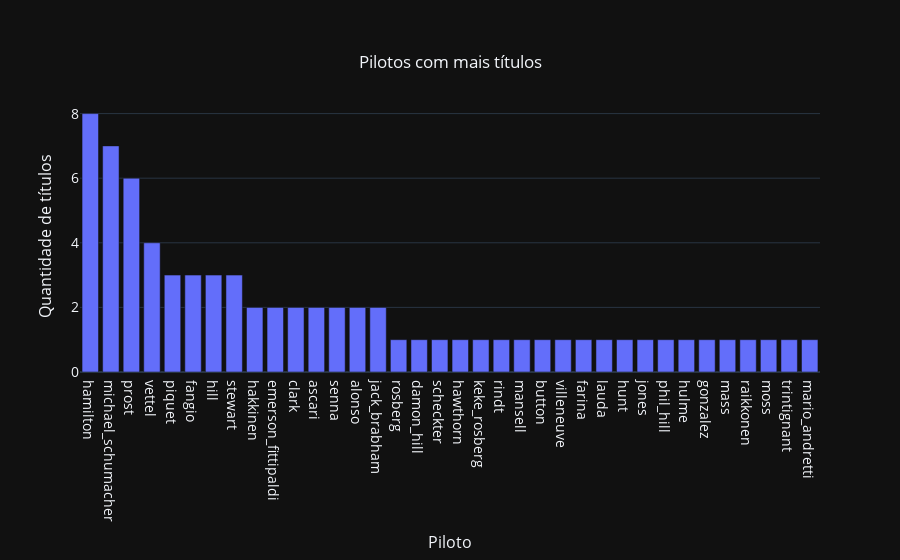

This figure's notebook cell:
### Code cell
fig = go.Figure(data=[go.Bar(
    x=campeoes['piloto'],
    y=campeoes['titulos']
    #hovertext = dfresulrac[(dfresulrac['year']== 2008)].sort_values(by=['constructorRef'])['nationality_y']
)])
fig.update_layout(title={
        'text': "Pilotos com mais títulos",
        'y':0.9,
        'x':0.5,
        'xanchor': 'center',
        'yanchor': 'top'}, 
                  yaxis=dict(
                            title='Quantidade de títulos',
                            titlefont_size=16,
                            tickfont_size=14),
                  xaxis=dict(
                            title='Piloto',
                            titlefont_size=16,
                            tickfont_size=14),
                  template = "plotly_dark"
                  )

### Figure 1 — Plotly figure (JSON) as saved in the notebook; plotly's stock layout.template omitted (floating-point values rounded to 4 significant figures)
{"data": [{"type": "bar", "x": ["hamilton", "michael_schumacher", "prost", "vettel", "piquet", "fangio", "hill", "stewart", "hakkinen", "emerson_fittipaldi", "clark", "ascari", "senna", "alonso", "jack_brabham", "rosberg", "damon_hill", "scheckter", "hawthorn", "keke_rosberg", "rindt", "mansell", "button", "villeneuve", "farina", "lauda", "hunt", "jones", "phil_hill", "hulme", "gonzalez", "mass", "raikkonen", "moss", "trintignant", "mario_andretti"], "y": [8, 7, 6, 4, 3, 3, 3, 3, 2, 2, 2, 2, 2, 2, 2, 1, 1, 1, 1, 1, 1, 1, 1, 1, 1, 1, 1, 1, 1, 1, 1, 1, 1, 1, 1, 1]}], "layout": {"title": {"text": "Pilotos com mais títulos", "x": 0.5, "xanchor": "center", "y": 0.9, "yanchor": "top"}, "xaxis": {"tickfont": {"size": 14}, "title": {"font": {"size": 16}, "text": "Piloto"}}, "yaxis": {"tickfont": {"size": 14}, "title": {"font": {"size": 16}, "text": "Quantidade de títulos"}}}}
